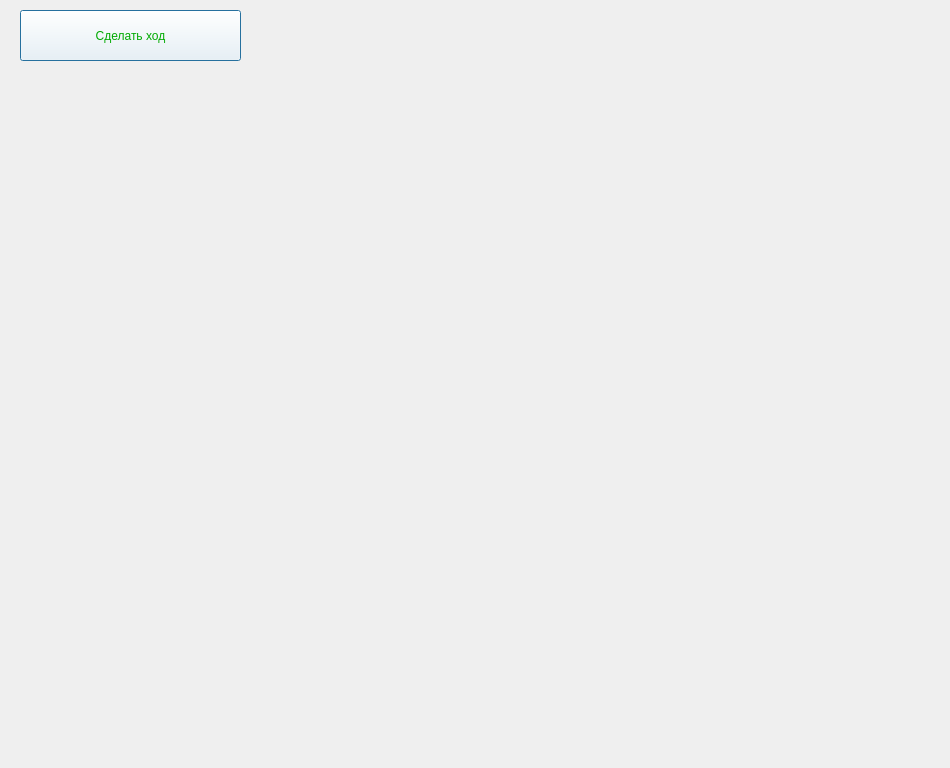
<?xml version="1.0" encoding="UTF-8"?>
<ui version="4.0">
 <class>thirdWindow</class>
 <widget class="QDialog" name="thirdWindow">
  <property name="geometry">
   <rect>
    <x>0</x>
    <y>0</y>
    <width>950</width>
    <height>768</height>
   </rect>
  </property>
  <property name="minimumSize">
   <size>
    <width>950</width>
    <height>768</height>
   </size>
  </property>
  <property name="maximumSize">
   <size>
    <width>950</width>
    <height>768</height>
   </size>
  </property>
  <property name="windowTitle">
   <string>Dialog</string>
  </property>
  <widget class="QLabel" name="image">
   <property name="geometry">
    <rect>
     <x>0</x>
     <y>0</y>
     <width>1024</width>
     <height>768</height>
    </rect>
   </property>
   <property name="text">
    <string/>
   </property>
  </widget>
  <widget class="QPushButton" name="pushButton">
   <property name="geometry">
    <rect>
     <x>20</x>
     <y>10</y>
     <width>221</width>
     <height>51</height>
    </rect>
   </property>
   <property name="styleSheet">
    <string notr="true">font: 900 18pt &quot;Segoe UI&quot;;
color:rgb(0, 170, 0);
background-color:white;</string>
   </property>
   <property name="text">
    <string>Сделать ход</string>
   </property>
  </widget>
 </widget>
 <resources/>
 <connections/>
</ui>
